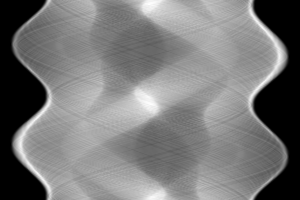
#> input picture sinogram_2d_cone.tif, 300 x 200 px, found by its file name
$ python main.py
#> lines starting #> are read from the running program, lines starting #| are printed output that depends on the picture
import numpy as np
import matplotlib.pyplot as plt
from PIL import Image


def Get_points(point1, point2):

    # Initializeing variables
    points = []
    x1, y1 = point1
    x2, y2 = point2
    dx = x2 - x1
    dy = y2 - y1
    is_steep = abs(dy) > abs(dx)

    # If it is steep
    if is_steep:
        x1, y1 = y1, x1
        x2, y2 = y2, x2

    # Swapping
    swapped = False
    if x1 > x2:
        x1, x2 = x2, x1
        y1, y2 = y2, y1
        swapped = True

    #differences
    dx = x2 - x1
    dy = y2 - y1

    #error
    error = int(dx / 2.0)
    ystep = 1 if y1 < y2 else -1

    # create the points in between
    y = y1
    for x in range(x1, x2 + 1):
        coord = (y, x) if is_steep else (x, y)
        points.append(coord)
        error -= abs(dy)
        if error < 0:
            y += ystep
            error += dx
    if swapped:
        points.reverse()
    return points


S_cone = Image.open("data/sinogram_2d_cone.tif")
#> S_cone is the input picture: PIL image 300x200 F; min 0, max 33.34, mean 15.7
S_parallel = Image.open("data/sinogram_2d_parallel.tif")
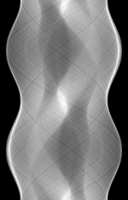
#> input picture sinogram_2d_parallel.tif, 128 x 200 px, found by its file name
#> S_parallel is the input picture: PIL image 128x200 F; min 0, max 33.34, mean 15.6

Image._show(S_parallel)
#Image._show(S_cone)

sinogram = np.array(S_parallel)
print(sinogram.shape)
#| (200, 128)


def get_path(l, angle, x, y, offset):

    # Radian and L
    theta = np.pi / (180) * angle * (360 / 200)
    L = np.round(x * np.cos(theta) + y * np.sin(theta)) + offset

    # extract only the coordinate where the line passes through
    ind = np.where(L == l)

    # get the start and end points a

    index_lst = list(zip(ind[0], ind[1]))
    if len(index_lst) == 0:
        return (None, None)
    elif len(index_lst) == 1:
        start_point = index_lst[0]
        end_point = index_lst[0]
    else:
        start_point = index_lst[0]
        end_point = index_lst[-1]


    # return the start and end points
    return (start_point, end_point)


def backprojector_2D(sinogram, dim):
    # reconstructed  image
    rec_img = np.zeros(dim)

    # coordinates of recons_obj image
    x_rec = np.zeros(dim)
    y_rec = np.zeros(dim)

    # Size of image (rows, columns)
    N = int(dim[0] / 2)

    # bias
    bias = int(sinogram.shape[1] / 2)
#> bias = 64

    # fill x with image rows, and y with image columns
    for m, n in enumerate(range(-N, N)):
        x_rec[m, :] = n
    for m, n in enumerate(range(-N, N)):
        y_rec[:, m] = n

    # iterate through all the projection
    for angle in range(sinogram.shape[0]):
        # iterate throigh all the voxels
        for proj_L in range(sinogram.shape[1]):
            # return the start and end coords of the projection
            proj_1, proj_2 = get_path(proj_L, angle, x_rec, y_rec, bias)

            if proj_1:
                # return the path
                x0, y0 = proj_1
                x1, y1 = proj_2
                proj_path = Get_points(proj_1,proj_2)

                # Backpropagation
                for x, y in proj_path:
                    rec_img[x, y] = rec_img[x, y] + sinogram[angle, proj_L]
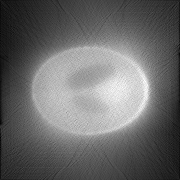
#> rec_img: shape (180, 180) float64; min 314.3, max 3971.1, mean 1826.5; drawn with min black and max white

    final_img = np.rot90(rec_img)
    return np.rot90(rec_img)


# to plot the sinogram to have more intuition
import time
from IPython import display

# reconstruction from sinogram
# image dimention
im_size = [180,180]
#> (the run stopped early here; a loop or call above may not have finished)
